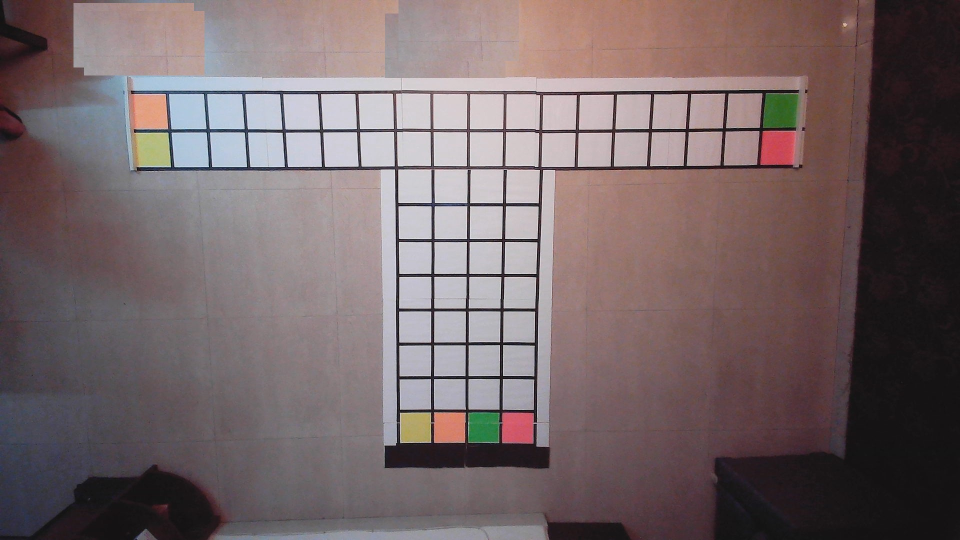
#> input picture ring_light.jpg, 1920 x 1080 px (shown at 1/2 size)
$ python -i align_bot.py   (imports and definitions only)
#> lines starting #> are read from the running program, lines starting #| are printed output that depends on the picture; after the words box and inside, x2 and y2 are one past the last pixel; in counts of white or black regions, pixels touching at a corner belong together
#> further down, picture is the input picture: shape (1080, 1920, 3); mean B, G, R 103.8, 102.1, 116.8
import numpy as np
import cv2
import imutils

class Alignimage:
    def __init__(self, img):
        self.img = img

        hsv = cv2.cvtColor(self.img, cv2.COLOR_BGR2HSV)
#> hsv: shape (1080, 1920, 3); mean H, S, V 117.7, 45.4, 119.1
        purple_mask = cv2.inRange(hsv, (140,25,25), (160,255,255) )
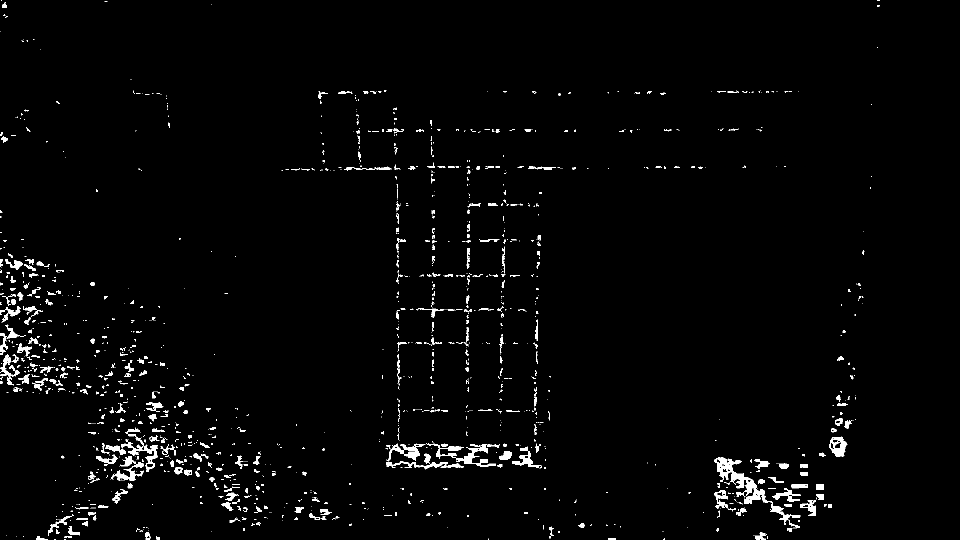
#> purple_mask: shape (1080, 1920) (shown at 1/2 size); 2.1% white; 1443 white regions (1048 under 20 px), largest, box (x1, y1, x2, y2) and area: (1428, 915, 1601, 1057) 3562, (852, 886, 992, 934) 1762, (242, 874, 316, 944) 1223
        imask = purple_mask>0
        self.purple = np.zeros_like(img, np.uint8)
        self.purple[imask] = img[imask]
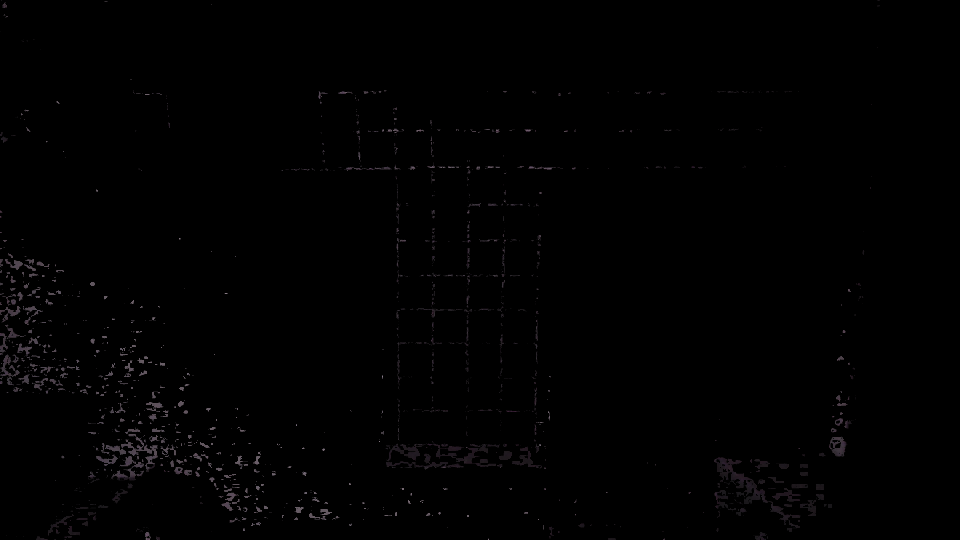
#> self.purple: shape (1080, 1920, 3) (shown at 1/2 size); mean B, G, R 1.2, 1, 1.2
        edged = cv2.Canny(self.purple, 10, 250)
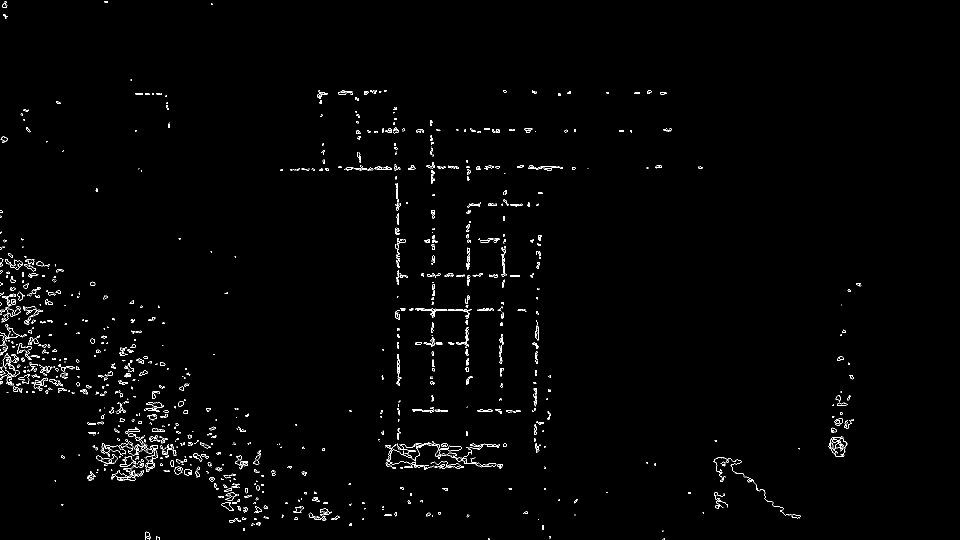
#> edged: shape (1080, 1920) (shown at 1/2 size); 1.1% white in thin lines or dots, all inside (x1, y1, x2, y2) = (0, 2, 1723, 1080)
        kernel = cv2.getStructuringElement(cv2.MORPH_RECT, (3, 3))
        closed = cv2.morphologyEx(edged, cv2.MORPH_CLOSE, kernel)
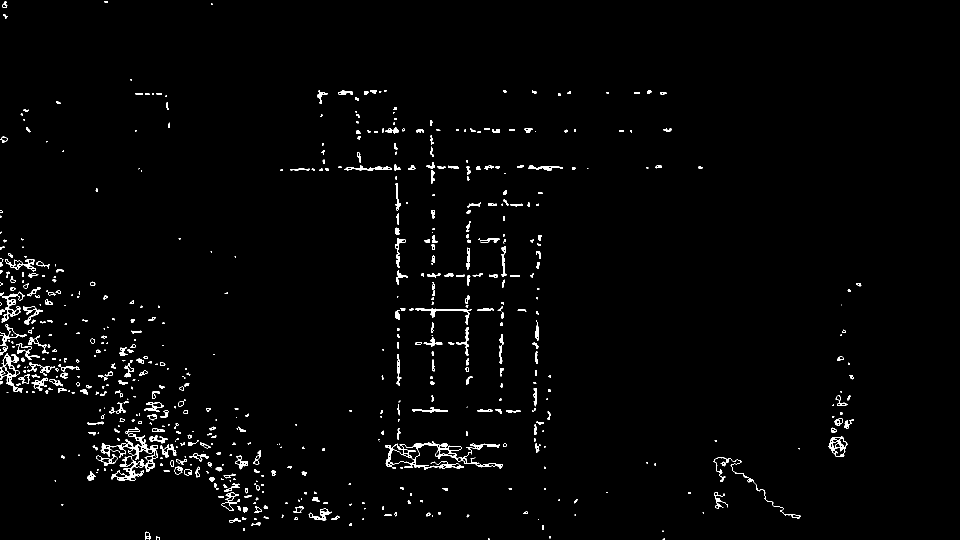
#> closed: shape (1080, 1920) (shown at 1/2 size); 1.7% white; 603 white regions (221 under 20 px), largest, box (x1, y1, x2, y2) and area: (771, 882, 1005, 940) 2525, (201, 867, 316, 962) 2339, (0, 707, 45, 785) 893
# [6 lines of commented-out code are left out]
        cv2.waitKey()
        cv2.destroyAllWindows()

        init_area = int(closed.shape[0]) * int(closed.shape[1]) + 1
#> init_area = 2073601
        increase = False
        self.init_angle = 0

        for angle in np.arange(0, 370, 1):

            rotated = imutils.rotate_bound(closed, angle)
            (cnts, _) = cv2.findContours(rotated.copy(), cv2.RETR_EXTERNAL, cv2.CHAIN_APPROX_SIMPLE)
            c = max(cnts, key = cv2.contourArea)
            [x,y,w,h] = cv2.boundingRect(c)
            # [4 lines of commented-out code are left out]
            area = abs( (w) * (h))
            #print(f'prev {init_area} || {area_2}  shape:{rotated.shape[0]*rotated.shape[1]}')
            #if area > init_area and increase:
            #    break
            if area < init_area :
                init_area = area
                self.init_angle = angle
#> this loop made 370 passes
#> (x, y, w, h, area, init_area) on pass 1: (771, 882, 234, 58, 13572, 13572)
#> (x, y, w, h, area) on passes 2 to 7: (773, 896, 235, 59, 13865), (775, 911, 235, 61, 14335), (777, 925, 235, 64, 15040), (779, 939, 234, 66, 15444), (780, 952, 235, 69, 16215), (782, 964, 234, 73, 17082)
#> pass 2, in __init__, `rotated = imutils.rotate_bound(closed, angle)`:
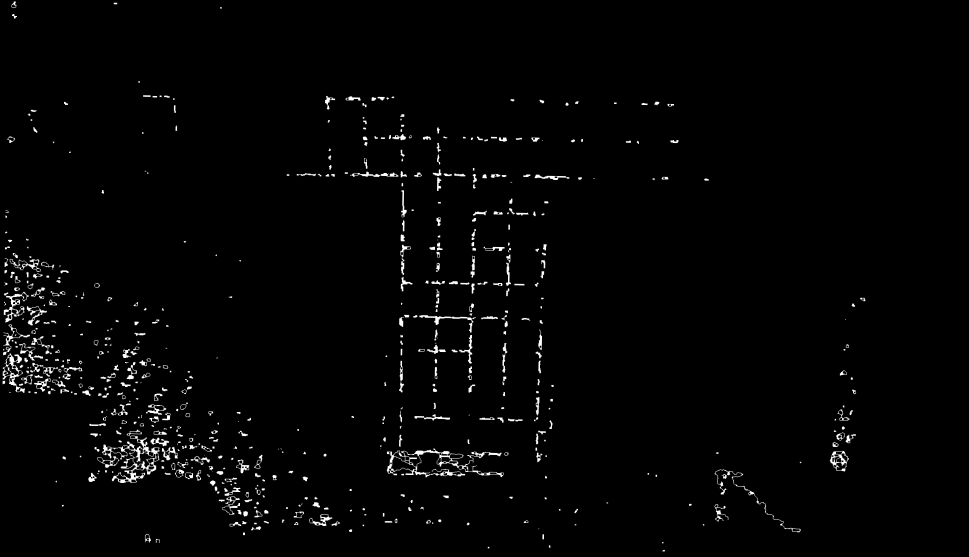
#> rotated: shape (1113, 1938) (shown at 1/2 size); min 0, max 255, mean 4.3
#> pass 3, in __init__, `rotated = imutils.rotate_bound(closed, angle)`:
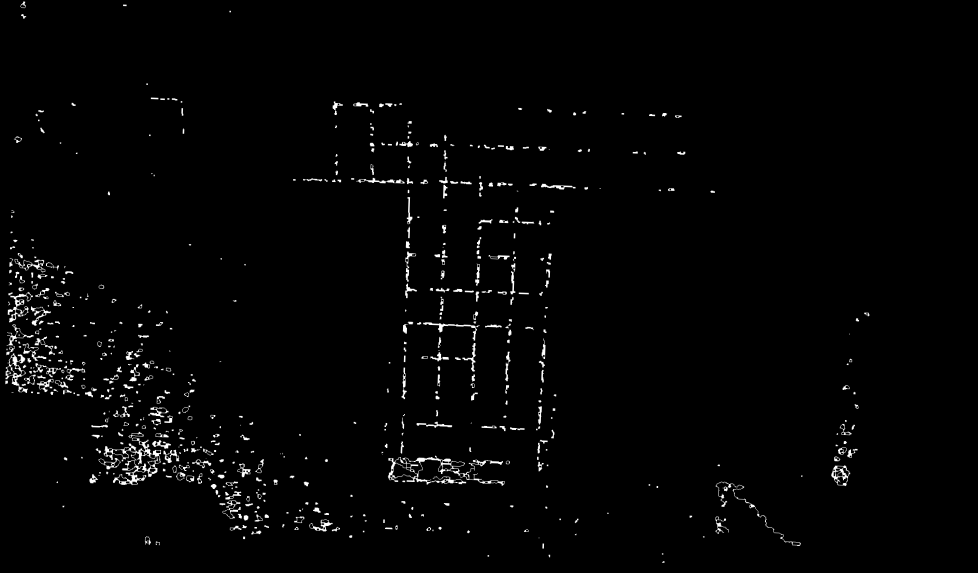
#> rotated: shape (1146, 1956) (shown at 1/2 size); min 0, max 255, mean 4.1
#> after the loop, init_area = 13572; self.init_angle = 0
#            cv2.imshow('rotated',rotated)
#            cv2.waitKey(1)

        self.rotated = imutils.rotate_bound(self.img, self.init_angle)
# [5 lines of commented-out code are left out]
    def ret(self):
        return self.rotated,self.init_angle

>>> import cv2
>>> picture = cv2.imread('ring_light.jpg')
>>> result = Alignimage(picture).ret()
